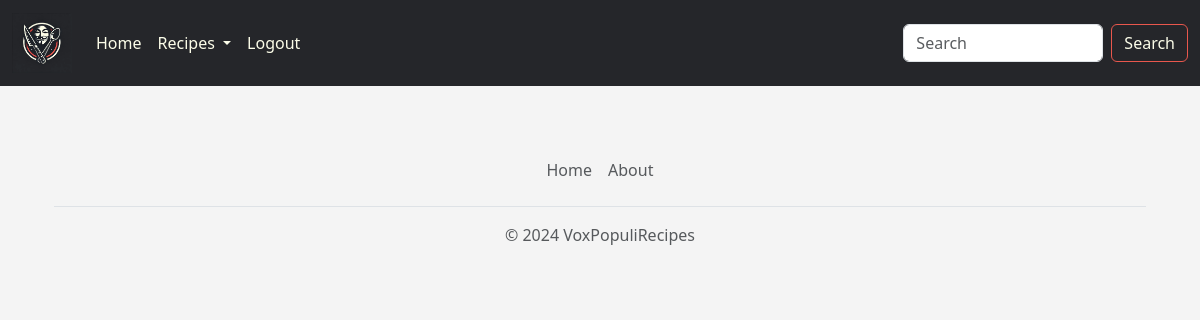
The page /my_recipes (signed in) on the database as committed earlier.
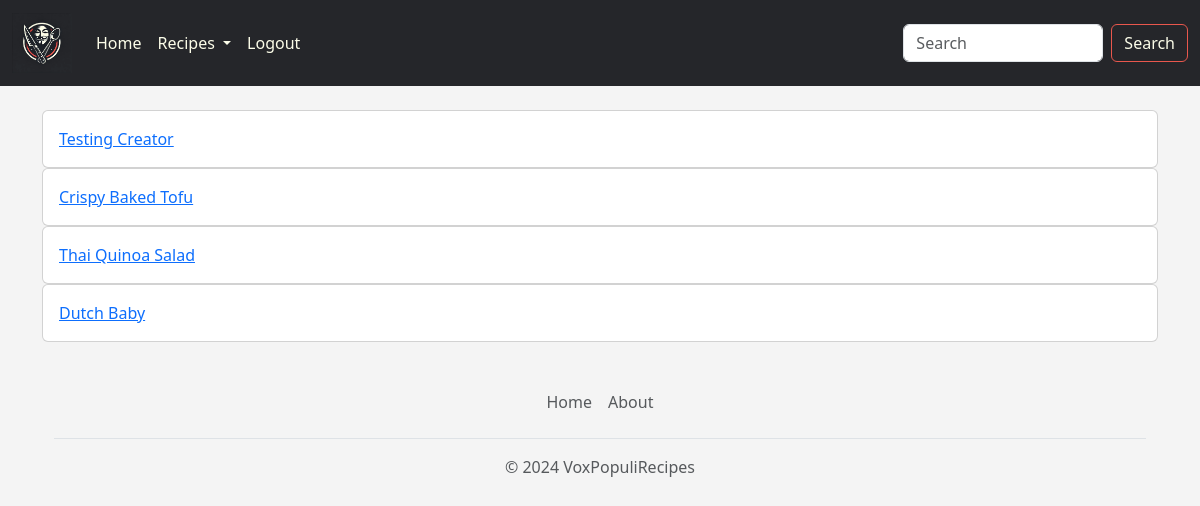
The same page on the database as committed later.
### voxpopulirecipes/models.py (models this page shows, shortened)
class Recipe(models.Model):
    title = models.CharField(max_length=200)
    pub_date = models.DateTimeField("date published")
    created_by = models.CharField(max_length=200, blank=True, null=True)
    creator = models.ForeignKey(User, on_delete=models.CASCADE, blank=True, null=True)
    mealType = models.ForeignKey("MealType", on_delete=models.CASCADE, blank=True, null=True)
    image = models.ImageField(upload_to='uploads/recipe/', blank=True, null=True)

### voxpopulirecipes/views.py (the view)
# urls.py: path("my_recipes", views.my_recipes, name="my_recipes"),
def my_recipes(request):
    template = loader.get_template("voxpopulirecipes/my_recipes.html")
    recipes = Recipe.objects.all()
    context = {
        "recipes": recipes
    }
    return HttpResponse(template.render(context, request))

### voxpopulirecipes/templates/voxpopulirecipes/my_recipes.html (shortened to what this page needs)
{% extends 'voxpopulirecipes/base.html' %}
{% block content %}
{% if user.is_authenticated %}
{% for recipe in recipes %}
    {% if user == recipe.creator %}
        <div class="card">
            <div class="card-body">
                <a href="{% url 'voxpopulirecipes:detail' recipe.id %}">{{ recipe.title }}</a>
            </div>
        </div>
    {% endif %}
{% endfor %}
{% endif %}
{% endblock %}

Rows that differ between the two databases and show on the page:
added Recipe: title "Testing Creator"
added Recipe: title "Crispy Baked Tofu"
added Recipe: title "Thai Quinoa Salad"
added Recipe: title "Dutch Baby"
